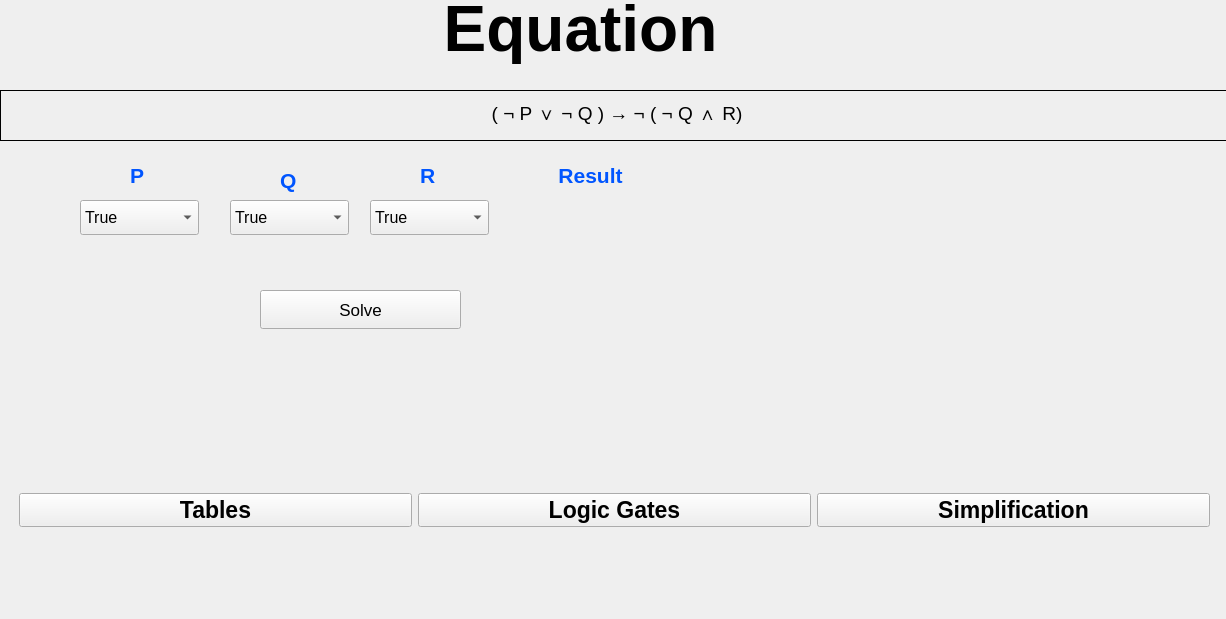
<?xml version="1.0" encoding="UTF-8"?>
<ui version="4.0">
 <class>EquaTions</class>
 <widget class="QWidget" name="EquaTions">
  <property name="geometry">
   <rect>
    <x>0</x>
    <y>0</y>
    <width>1226</width>
    <height>619</height>
   </rect>
  </property>
  <property name="windowTitle">
   <string>Form</string>
  </property>
  <widget class="QLabel" name="label">
   <property name="geometry">
    <rect>
     <x>310</x>
     <y>-30</y>
     <width>541</width>
     <height>121</height>
    </rect>
   </property>
   <property name="text">
    <string>&lt;html&gt;&lt;head/&gt;&lt;body&gt;&lt;p align=&quot;center&quot;&gt;&lt;span style=&quot; font-size:48pt; font-weight:700;&quot;&gt;Equation&lt;/span&gt;&lt;/p&gt;&lt;/body&gt;&lt;/html&gt;</string>
   </property>
  </widget>
  <widget class="QWidget" name="horizontalLayoutWidget">
   <property name="geometry">
    <rect>
     <x>19</x>
     <y>430</y>
     <width>1191</width>
     <height>161</height>
    </rect>
   </property>
   <layout class="QHBoxLayout" name="horizontalLayout">
    <item>
     <widget class="QPushButton" name="p1">
      <property name="font">
       <font>
        <pointsize>17</pointsize>
        <bold>true</bold>
       </font>
      </property>
      <property name="cursor">
       <cursorShape>PointingHandCursor</cursorShape>
      </property>
      <property name="autoFillBackground">
       <bool>false</bool>
      </property>
      <property name="text">
       <string>Tables</string>
      </property>
     </widget>
    </item>
    <item>
     <widget class="QPushButton" name="p2">
      <property name="font">
       <font>
        <pointsize>17</pointsize>
        <bold>true</bold>
       </font>
      </property>
      <property name="cursor">
       <cursorShape>PointingHandCursor</cursorShape>
      </property>
      <property name="text">
       <string>Logic Gates</string>
      </property>
     </widget>
    </item>
    <item>
     <widget class="QPushButton" name="p3">
      <property name="font">
       <font>
        <pointsize>17</pointsize>
        <bold>true</bold>
       </font>
      </property>
      <property name="cursor">
       <cursorShape>PointingHandCursor</cursorShape>
      </property>
      <property name="text">
       <string>Simplification</string>
      </property>
     </widget>
    </item>
   </layout>
  </widget>
  <widget class="QLabel" name="label_3">
   <property name="geometry">
    <rect>
     <x>0</x>
     <y>90</y>
     <width>1231</width>
     <height>51</height>
    </rect>
   </property>
   <property name="frameShape">
    <enum>QFrame::Shape::Box</enum>
   </property>
   <property name="text">
    <string>&lt;html&gt;&lt;head/&gt;&lt;body&gt;&lt;p align=&quot;center&quot;&gt;&lt;span style=&quot; font-size:14pt;&quot;&gt;( ¬ P ∨ ¬ Q ) → ¬ ( ¬ Q ∧ R)&lt;/span&gt;&lt;/p&gt;&lt;/body&gt;&lt;/html&gt;</string>
   </property>
  </widget>
  <widget class="QComboBox" name="comboBox_EQ_P">
   <property name="geometry">
    <rect>
     <x>80</x>
     <y>200</y>
     <width>119</width>
     <height>35</height>
    </rect>
   </property>
   <property name="font">
    <font>
     <pointsize>12</pointsize>
    </font>
   </property>
   <item>
    <property name="text">
     <string>True</string>
    </property>
   </item>
   <item>
    <property name="text">
     <string>False</string>
    </property>
   </item>
  </widget>
  <widget class="QComboBox" name="comboBox_EQ_Q">
   <property name="geometry">
    <rect>
     <x>230</x>
     <y>200</y>
     <width>119</width>
     <height>35</height>
    </rect>
   </property>
   <property name="font">
    <font>
     <pointsize>12</pointsize>
    </font>
   </property>
   <item>
    <property name="text">
     <string>True</string>
    </property>
   </item>
   <item>
    <property name="text">
     <string>False</string>
    </property>
   </item>
  </widget>
  <widget class="QComboBox" name="comboBox_EQ_R">
   <property name="geometry">
    <rect>
     <x>370</x>
     <y>200</y>
     <width>119</width>
     <height>35</height>
    </rect>
   </property>
   <property name="font">
    <font>
     <pointsize>12</pointsize>
    </font>
   </property>
   <item>
    <property name="text">
     <string>True</string>
    </property>
   </item>
   <item>
    <property name="text">
     <string>False</string>
    </property>
   </item>
  </widget>
  <widget class="QLabel" name="EQ_Result">
   <property name="geometry">
    <rect>
     <x>520</x>
     <y>190</y>
     <width>131</width>
     <height>51</height>
    </rect>
   </property>
   <property name="font">
    <font>
     <pointsize>19</pointsize>
    </font>
   </property>
   <property name="text">
    <string>&lt;html&gt;&lt;head/&gt;&lt;body&gt;&lt;p align=&quot;center&quot;&gt;&lt;br/&gt;&lt;/p&gt;&lt;/body&gt;&lt;/html&gt;</string>
   </property>
  </widget>
  <widget class="QLabel" name="label_2">
   <property name="geometry">
    <rect>
     <x>130</x>
     <y>160</y>
     <width>16</width>
     <height>31</height>
    </rect>
   </property>
   <property name="text">
    <string>&lt;html&gt;&lt;head/&gt;&lt;body&gt;&lt;p&gt;&lt;span style=&quot; font-size:16pt; font-weight:700; color:#0055ff;&quot;&gt;P&lt;/span&gt;&lt;/p&gt;&lt;/body&gt;&lt;/html&gt;</string>
   </property>
  </widget>
  <widget class="QLabel" name="label_4">
   <property name="geometry">
    <rect>
     <x>280</x>
     <y>160</y>
     <width>21</width>
     <height>41</height>
    </rect>
   </property>
   <property name="text">
    <string>&lt;html&gt;&lt;head/&gt;&lt;body&gt;&lt;p&gt;&lt;span style=&quot; font-size:16pt; font-weight:700; color:#0055ff;&quot;&gt;Q&lt;/span&gt;&lt;/p&gt;&lt;/body&gt;&lt;/html&gt;</string>
   </property>
  </widget>
  <widget class="QLabel" name="label_5">
   <property name="geometry">
    <rect>
     <x>420</x>
     <y>160</y>
     <width>21</width>
     <height>31</height>
    </rect>
   </property>
   <property name="text">
    <string>&lt;html&gt;&lt;head/&gt;&lt;body&gt;&lt;p&gt;&lt;span style=&quot; font-size:16pt; font-weight:700; color:#0055ff;&quot;&gt;R&lt;/span&gt;&lt;/p&gt;&lt;/body&gt;&lt;/html&gt;</string>
   </property>
  </widget>
  <widget class="QPushButton" name="EQ_Solve">
   <property name="geometry">
    <rect>
     <x>260</x>
     <y>290</y>
     <width>201</width>
     <height>39</height>
    </rect>
   </property>
   <property name="font">
    <font>
     <pointsize>13</pointsize>
    </font>
   </property>
   <property name="cursor">
    <cursorShape>PointingHandCursor</cursorShape>
   </property>
   <property name="text">
    <string>Solve</string>
   </property>
  </widget>
  <widget class="QLabel" name="label_7">
   <property name="geometry">
    <rect>
     <x>540</x>
     <y>160</y>
     <width>101</width>
     <height>31</height>
    </rect>
   </property>
   <property name="text">
    <string>&lt;html&gt;&lt;head/&gt;&lt;body&gt;&lt;p align=&quot;center&quot;&gt;&lt;span style=&quot; font-size:16pt; font-weight:700; color:#0055ff;&quot;&gt;Result&lt;/span&gt;&lt;/p&gt;&lt;/body&gt;&lt;/html&gt;</string>
   </property>
  </widget>
 </widget>
 <resources/>
 <connections/>
</ui>
